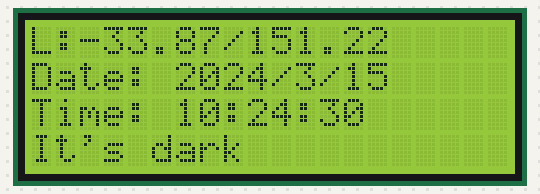
The sketch below on a simulated Arduino Uno, built with avr-gcc and run on an emulated ATmega328P. Shown: 20×4 character LCD. The local clock reads 2024-03-15 10:24:30 at power-on unless the sketch sets it.

Above: at 0.2 s.
At 18.6 s:
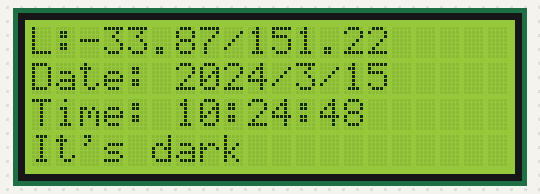
At 24.7 s:
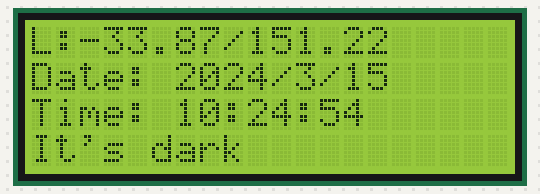
At 27.8 s:
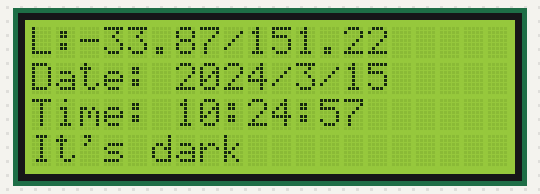
At 36.9 s:
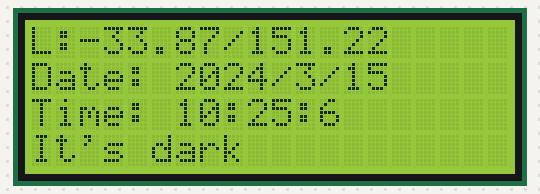

Measured:
- what the display in image 1 shows lasts 3.1 s, from 18.5 s to 21.6 s

The sketch:

SunFinder.ino
```cpp
// Ottawa On Canada
#define LAT 45.421389
#define LON -75.691667

// Sidney Australia
#define LAT -33.87
#define LON 151.22

#include <Wire.h>
#include "libraries\LiquidCrystal_I2C\LiquidCrystal_I2C.h"
#include "libraries\RTClib\RTClib.h"
#include "libraries\TrackerLib\Sun.h"

RTC_DS1307 rtc;
LiquidCrystal_I2C lcd(0x27,20,4);  // set the LCD address to 0x27 for a 20 chars and 4 line display

Sun sun(LAT, LON);

void setup()
{
	Serial.begin(9600);
	while (!Serial) {
		; // wait for serial port to connect.
	}
  lcd.init(); // initialize the lcd
  rtc.begin(); // initialize the clock
  // Print a message to the LCD.
  lcd.backlight();
  String t = "L:";
  t = t + LAT + "/" + LON;
  lcd.print(t);
  if (! rtc.isrunning()) {
    rtc.adjust(DateTime(2014, 11, 17, 15, 15, 0));
    lcd.setCursor(0, 1);
    lcd.print("Reset Date");
  }
}

void loop()
{
  DateTime now = rtc.now();
  lcd.setCursor(0, 1);
  String d = "Date: " ;
  d = d + now.year() + "/" + now.month()+ "/" + now.day()+ "   ";
  lcd.print(d);

  lcd.setCursor(0, 2);
  String t = "Time: " ;
  t = t + now.hour() + ":" + now.minute()+ ":" + now.second() + "     ";
  lcd.print(t);

  sun.calcSun(now.year(), now.month(), now.day(), now.hour(), now.minute(), now.second());
  if (sun.ItsDark())
  {
    lcd.setCursor(0,3);
    lcd.print("It's dark           ");
  }
  else
  {
  String s = "Sun: ";
  s = s + sun.azimuth() + " " + sun.elevation();
  lcd.setCursor(0,3);
  lcd.print(s);
  }

  delay(3000);
}
```
